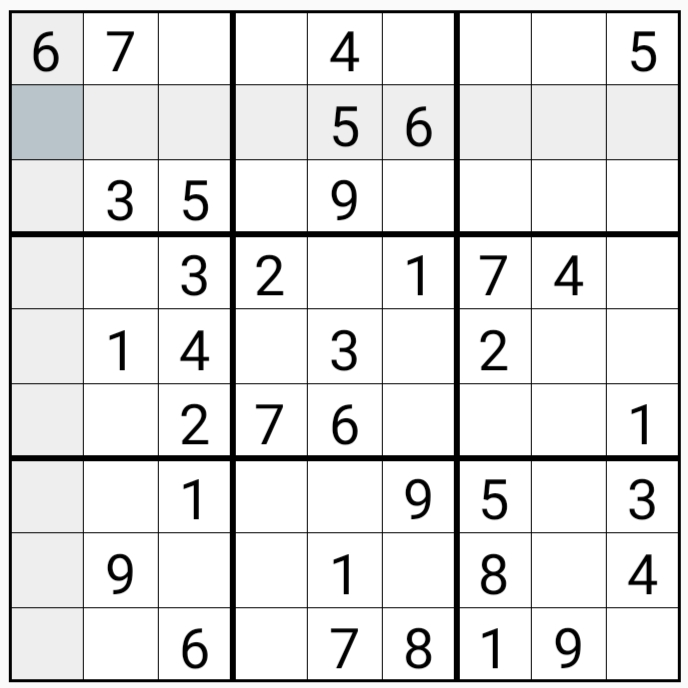
#> input picture till 2022/Sudoku/ImgSud2.jpg, 688 x 688 px
$ jupyter execute --allow-errors sudFromImg.ipynb
#> lines starting #> are read from the running program, lines starting #| are printed output that depends on the picture; after the words box and inside, x2 and y2 are one past the last pixel; in counts of white or black regions, pixels touching at a corner belong together
#> further down, img is the input picture: shape (688, 688, 3); mean B, G, R 227.3, 227.2, 227.1
[cell 1]
import cv2
from numpy import *

# [22 lines left out: functions fillNum, Number, not called in this run]

def clearImage():
    _,th=cv2.threshold(img,120,255,cv2.THRESH_BINARY)
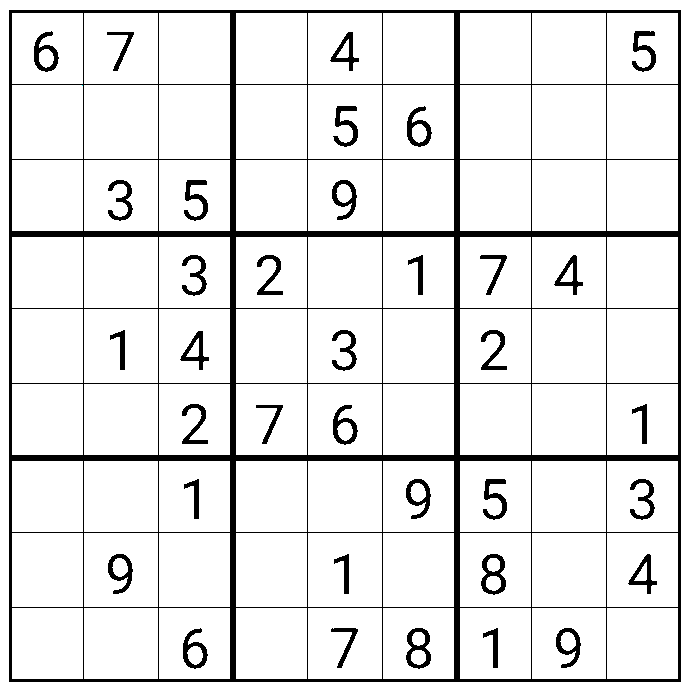
#> th: shape (688, 688, 3); mean B, G, R 231.2, 231.2, 231.2
    kernal=ones([3,3],uint8)
    erosion=cv2.erode(th,kernal)
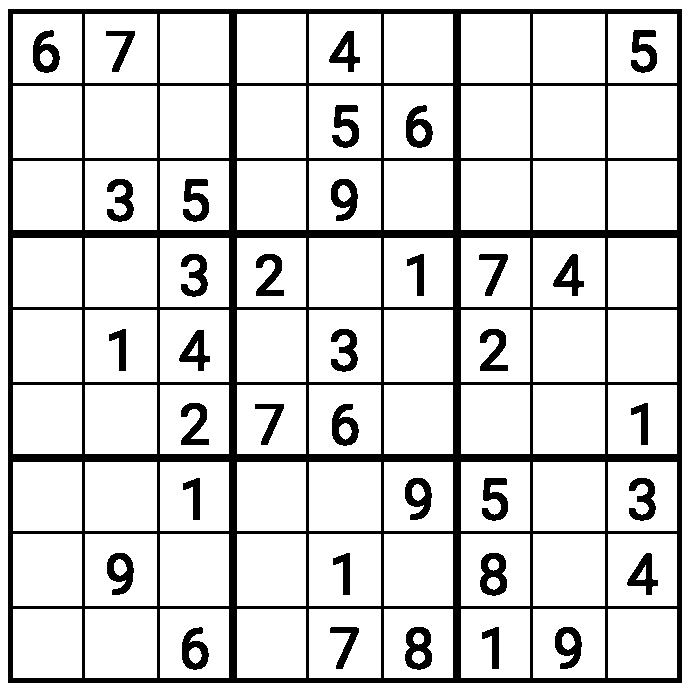
#> erosion: shape (688, 688, 3); mean B, G, R 213.5, 213.5, 213.5
    return erosion

def detect(temp):
    corners=cv2.goodFeaturesToTrack(temp,150,0.01,10)
    corners =int0(corners)
    points=[]
    for i in corners:
        x,y=i.ravel()
        points.append((x,y))
    return min(points),max(points)

def getPoints(erosion):
    temp=zeros([img.shape[0],img.shape[1]],uint8)
    temp[:]=255
    edge=cv2.Canny(erosion,108,22,apertureSize=3)
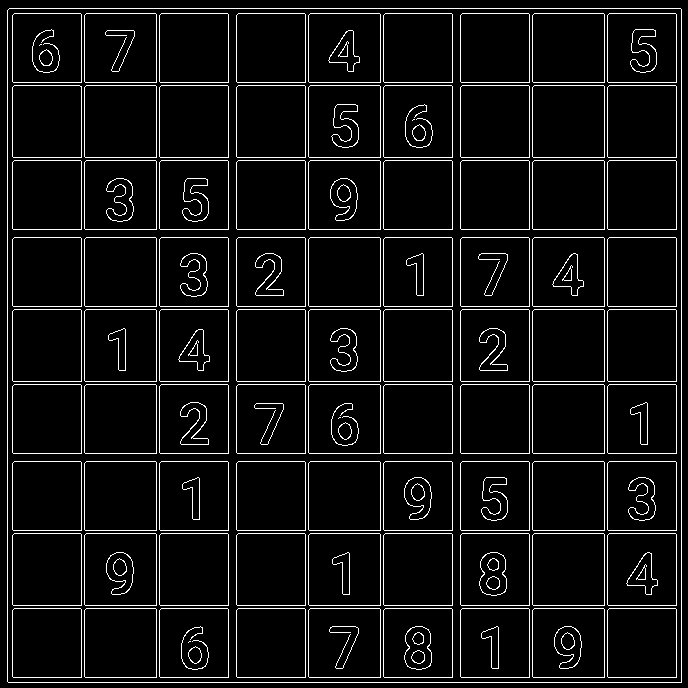
#> edge: shape (688, 688); 6.5% white in thin lines or dots
    lines=cv2.HoughLines(edge,1,pi/180,200)
#> lines = 40 rows, first 8: [681, 0], [682, 1.57], [7, 0], [8, 1.57], [81, 0], [156, 0], [228, 0], [305, 0]
    for line in lines:
        rho,theta=line[0]
        a=cos(theta)
        b=sin(theta)
        x0=a*rho
        y0=b*rho
        x1=int(x0+1000*(-b))
        y1=int(y0+1000*a)
        x2=int(x0-1000*(-b))
        y2=int(y0-1000*a)
        cv2.line(temp,(x1,y1),(x2,y2),0,2)
#> this loop made 40 passes
#> (rho, theta, a, b, x0, y0, x1, y1) on passes 1 to 12: (681, 0, 1, 0, 681, 0, 681, 1000), (682, 1.57, -4.37e-08, 1, -2.98e-05, 682, -1000, 681), (7, 0, 1, 0, 7, 0, 7, 1000), (8, 1.57, -4.37e-08, 1, -3.5e-07, 8, -1000, 7), (81, 0, 1, 0, 81, 0, 81, 1000), (156, 0, 1, 0, 156, 0, 156, 1000), (228, 0, 1, 0, 228, 0, 228, 1000), (305, 0, 1, 0, 305, 0, 305, 1000), (380, 0, 1, 0, 380, 0, 380, 1000), (452, 0, 1, 0, 452, 0, 452, 1000), (529, 0, 1, 0, 529, 0, 529, 1000), (604, 0, 1, 0, 604, 0, 604, 1000)
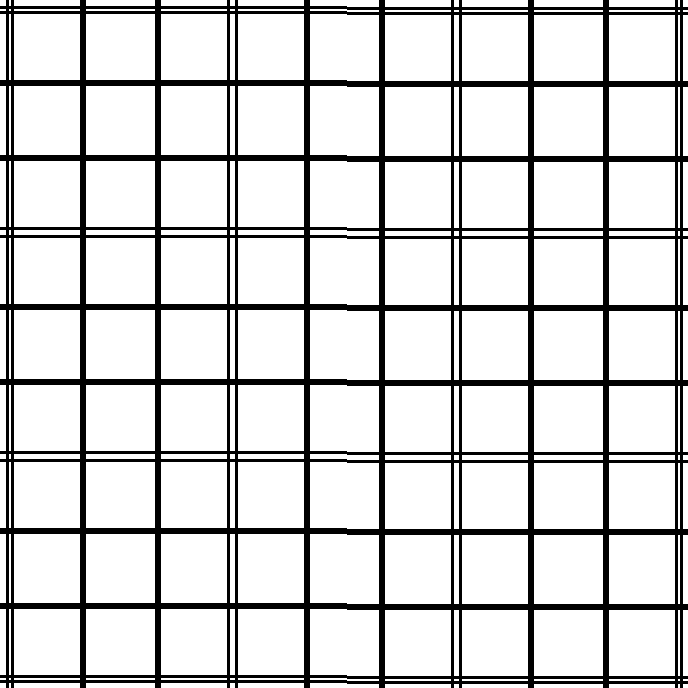
#> temp: shape (688, 688); 83.3% white; 1 black region, box (x1, y1, x2, y2) and area: (0, 0, 688, 688) 78960
    return detect(temp)
#> in detect, `corners=cv2.goodFeaturesToTrack(temp,150,0.01,10)`: corners = 150 rows, first 8: [679, 680], [10, 679], [679, 11], [10, 10], [609, 680], [534, 680], [462, 680], [450, 680]

# [72 lines left out: functions getArray, rules, filled, isVacant, UniqueNumber, EliminatingBoxes and 1 more, not called in this run]


img=cv2.imread('ImgSud2.jpg',1)
cv2.imshow('img',img)
erosion=clearImage()
#> (the rest of this cell did not finish here and is left out)

$ run again, with till 2022/Sudoku/ImgSud1.jpg copied over till 2022/Sudoku/ImgSud2.jpg
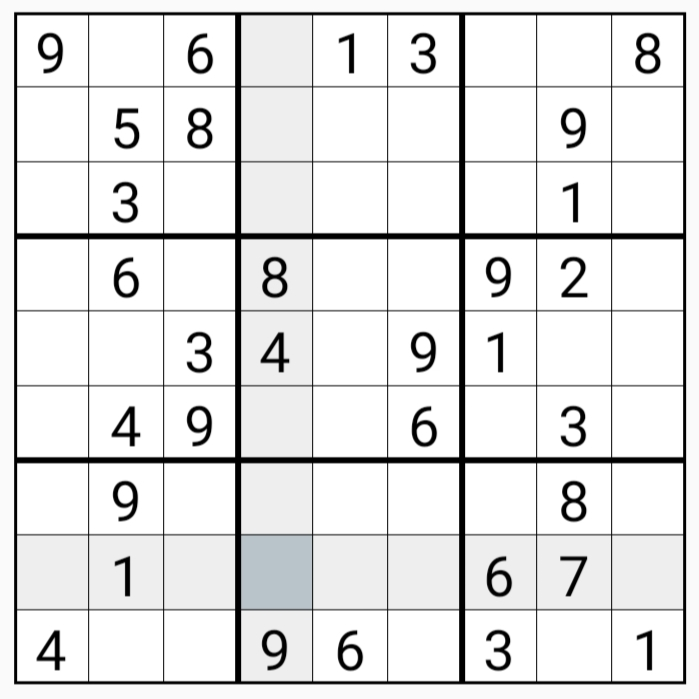
#> input picture till 2022/Sudoku/ImgSud1.jpg, 699 x 699 px
#> img is the input picture: shape (699, 699, 3); mean B, G, R 228.2, 228.2, 228.1
#> in getPoints, `edge=cv2.Canny(erosion,108,22,apertureSize=3)`:
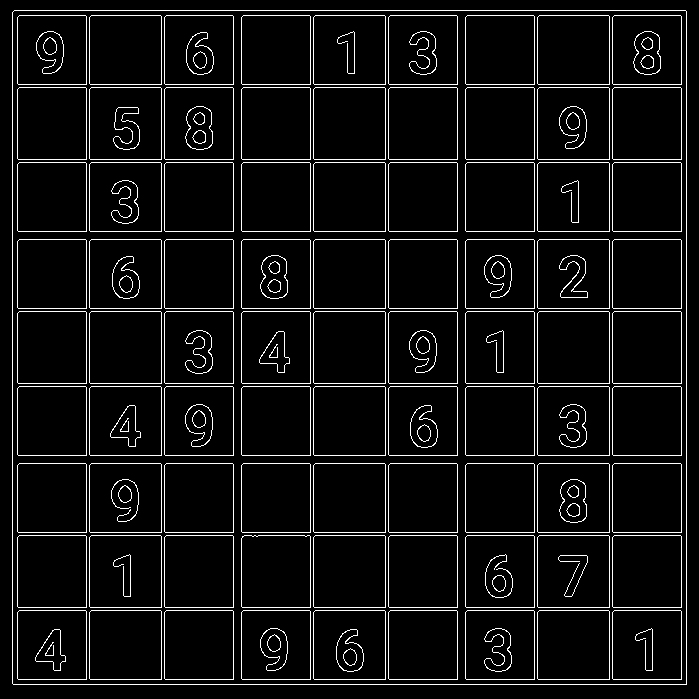
#> edge: shape (699, 699); 6.3% white in thin lines or dots
#> lines = 40 rows, first 8: [686, 0], [684, 1.57], [12, 0], [10, 1.57], [86, 0], [161, 0], [233, 0], [310, 0]
#> the loop in getPoints, `for line in lines:` made 40 passes
#> (rho, theta, a, b, x0, y0, x1, y1) on passes 1 to 8: (686, 0, 1, 0, 686, 0, 686, 1000), (684, 1.57, -4.37e-08, 1, -2.99e-05, 684, -1000, 683), (12, 0, 1, 0, 12, 0, 12, 1000), (10, 1.57, -4.37e-08, 1, -4.37e-07, 10, -1000, 9), (86, 0, 1, 0, 86, 0, 86, 1000), (161, 0, 1, 0, 161, 0, 161, 1000), (233, 0, 1, 0, 233, 0, 233, 1000), (310, 0, 1, 0, 310, 0, 310, 1000)
#> after the loop in getPoints, `for line in lines:`:
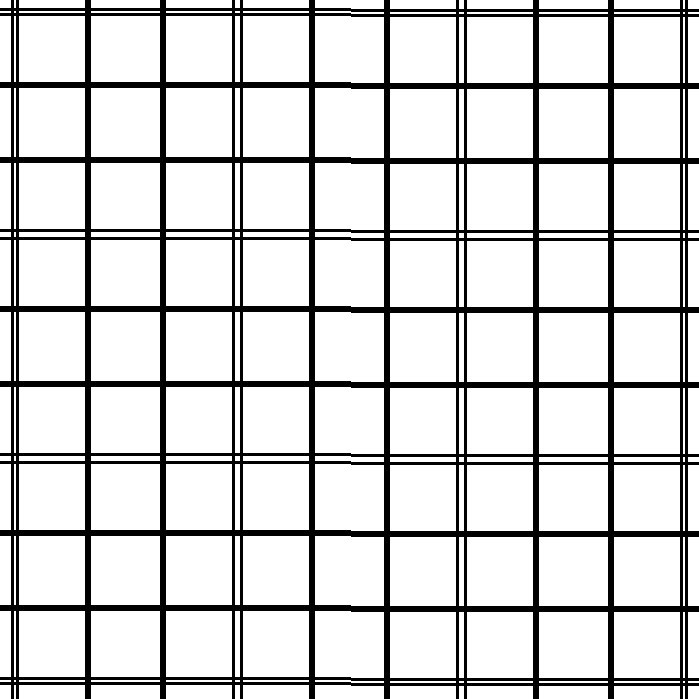
#> temp: shape (699, 699); 83.6% white; 1 black region, box (x1, y1, x2, y2) and area: (0, 0, 699, 699) 80280
#> corners = 150 rows, first 8: [684, 682], [15, 681], [684, 13], [15, 12], [614, 682], [539, 682], [467, 682], [455, 682]

$ run again, with till 2022/Sudoku/ImgSud4.jpg copied over till 2022/Sudoku/ImgSud2.jpg
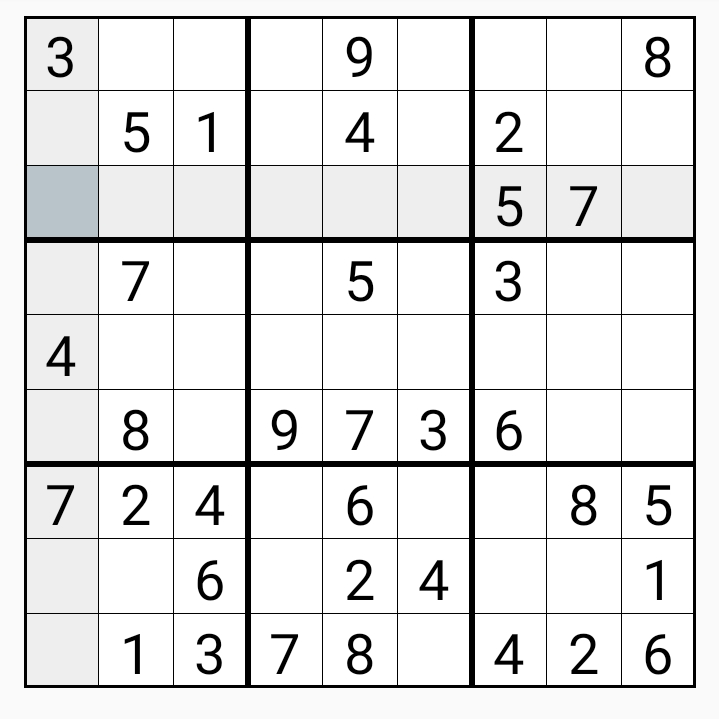
#> input picture till 2022/Sudoku/ImgSud4.jpg, 719 x 719 px
#> img is the input picture: shape (719, 719, 3); mean B, G, R 229, 229, 228.9
#> th: shape (719, 719, 3); 91.3% white; 36 black regions, largest, box (x1, y1, x2, y2) and area: (24, 16, 696, 688) 31680, (123, 410, 148, 450) 475, (347, 634, 372, 674) 475
#> erosion: shape (719, 719, 3); 84.9% white; 36 black regions, largest, box (x1, y1, x2, y2) and area: (23, 15, 697, 689) 57376, (644, 36, 671, 78) 735, (122, 409, 149, 451) 735
#> in getPoints, `edge=cv2.Canny(erosion,108,22,apertureSize=3)`:
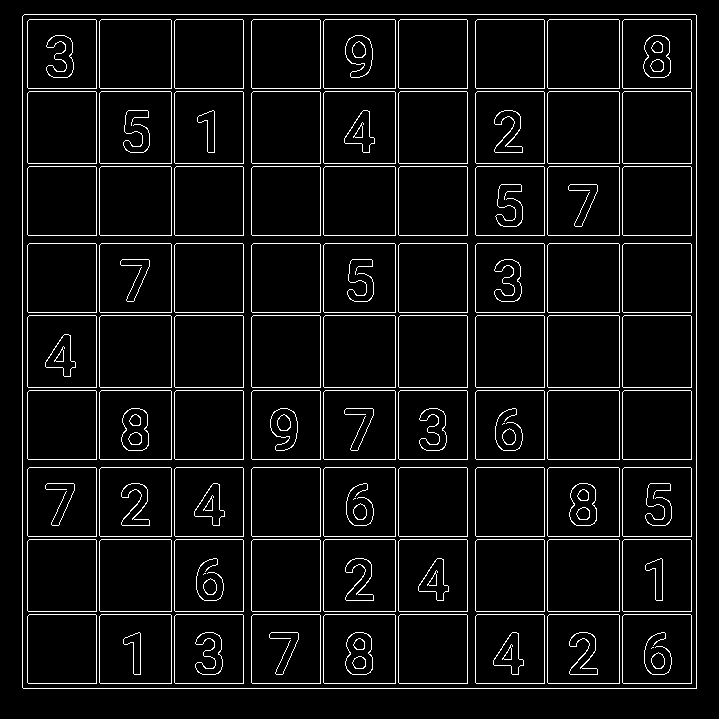
#> edge: shape (719, 719); 6% white in thin lines or dots, all inside (x1, y1, x2, y2) = (22, 14, 697, 689)
#> lines = 40 rows, first 8: [696, 0], [688, 1.57], [22, 0], [14, 1.57], [96, 0], [171, 0], [243, 0], [320, 0]
#> the loop in getPoints, `for line in lines:` made 40 passes
#> (rho, theta, a, b, x0, y0, x1, y1) on passes 1 to 8: (696, 0, 1, 0, 696, 0, 696, 1000), (688, 1.57, -4.37e-08, 1, -3.01e-05, 688, -1000, 687), (22, 0, 1, 0, 22, 0, 22, 1000), (14, 1.57, -4.37e-08, 1, -6.12e-07, 14, -1000, 13), (96, 0, 1, 0, 96, 0, 96, 1000), (171, 0, 1, 0, 171, 0, 171, 1000), (243, 0, 1, 0, 243, 0, 243, 1000), (320, 0, 1, 0, 320, 0, 320, 1000)
#> after the loop in getPoints, `for line in lines:`:
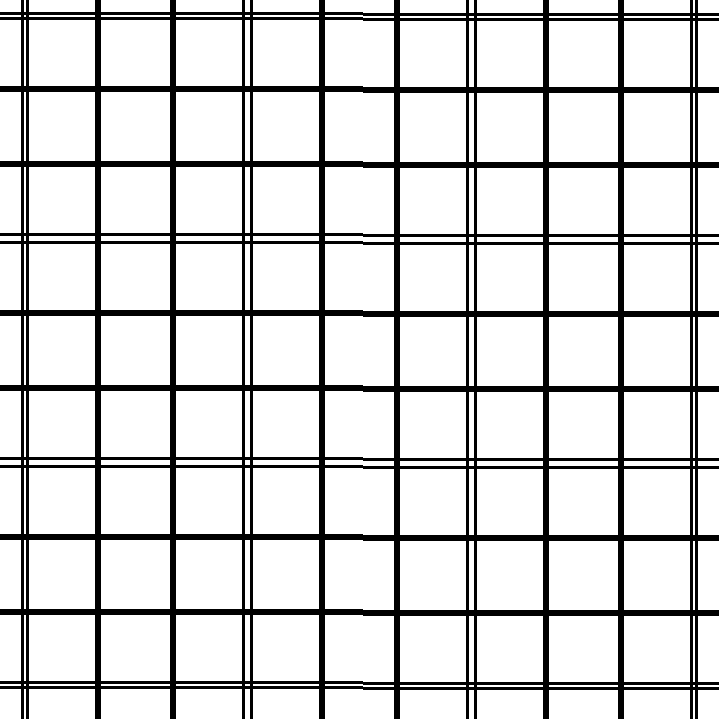
#> temp: shape (719, 719); 84% white; 1 black region, box (x1, y1, x2, y2) and area: (0, 0, 719, 719) 82680
#> corners = 150 rows, first 8: [694, 686], [25, 685], [694, 17], [25, 16], [624, 686], [549, 686], [477, 686], [465, 686]

$ run again, with till 2022/Sudoku/ImgSud6.jpg copied over till 2022/Sudoku/ImgSud2.jpg
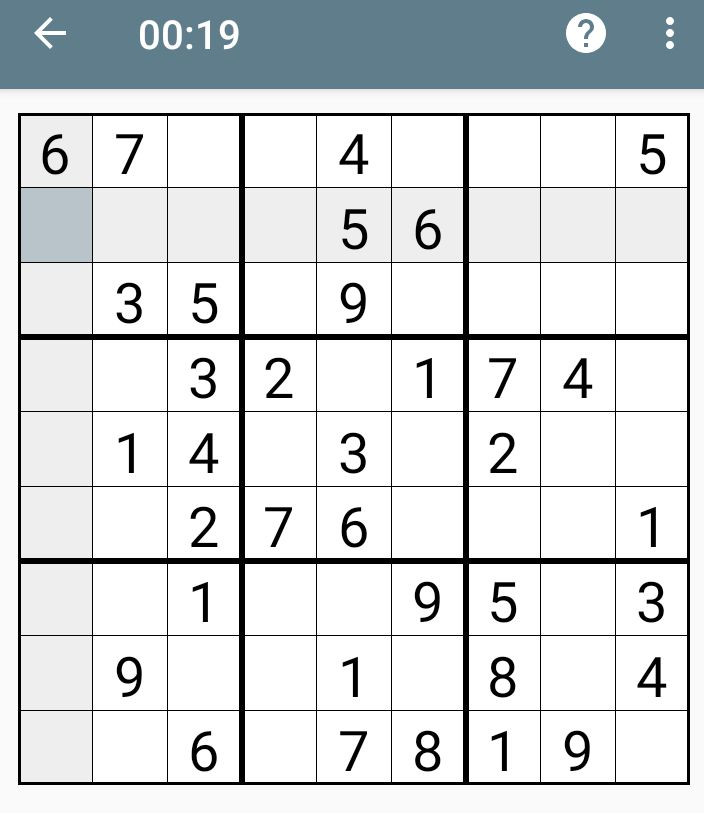
#> input picture till 2022/Sudoku/ImgSud6.jpg, 704 x 813 px
#> img is the input picture: shape (813, 704, 3); mean B, G, R 219.4, 217.9, 214.7
#> in getPoints, `edge=cv2.Canny(erosion,108,22,apertureSize=3)`:
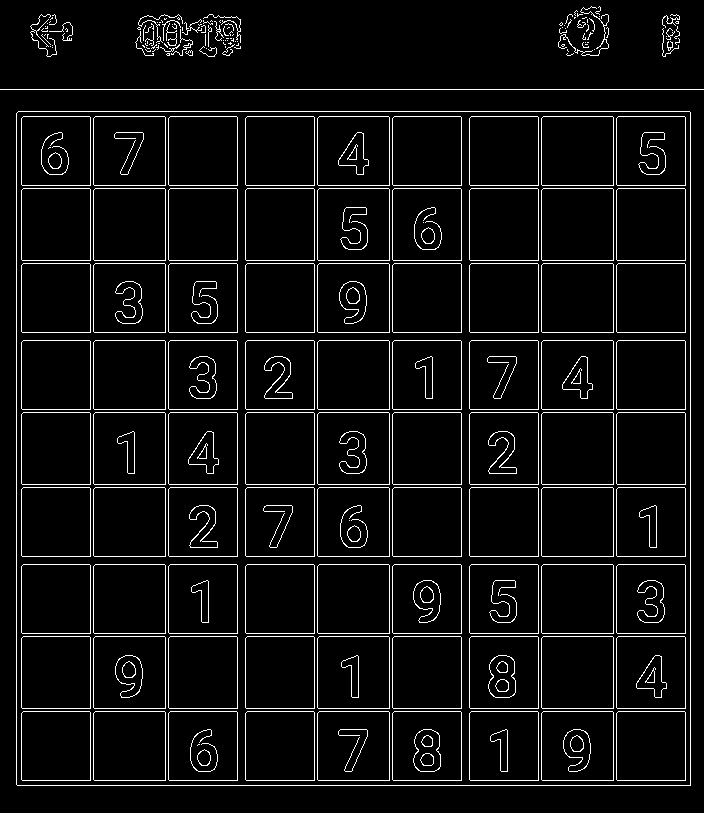
#> edge: shape (813, 704); 5.9% white in thin lines or dots
#> lines = 41 rows, first 8: [89, 1.57], [690, 0], [785, 1.57], [16, 0], [111, 1.57], [237, 0], [165, 0], [90, 0]
#> the loop in getPoints, `for line in lines:` made 41 passes
#> (rho, theta, a, b, x0, y0, x1, y1) on passes 1 to 8: (89, 1.57, -4.37e-08, 1, -3.89e-06, 89, -1000, 88), (690, 0, 1, 0, 690, 0, 690, 1000), (785, 1.57, -4.37e-08, 1, -3.43e-05, 785, -1000, 784), (16, 0, 1, 0, 16, 0, 16, 1000), (111, 1.57, -4.37e-08, 1, -4.85e-06, 111, -1000, 110), (237, 0, 1, 0, 237, 0, 237, 1000), (165, 0, 1, 0, 165, 0, 165, 1000), (90, 0, 1, 0, 90, 0, 90, 1000)
#> after the loop in getPoints, `for line in lines:`:
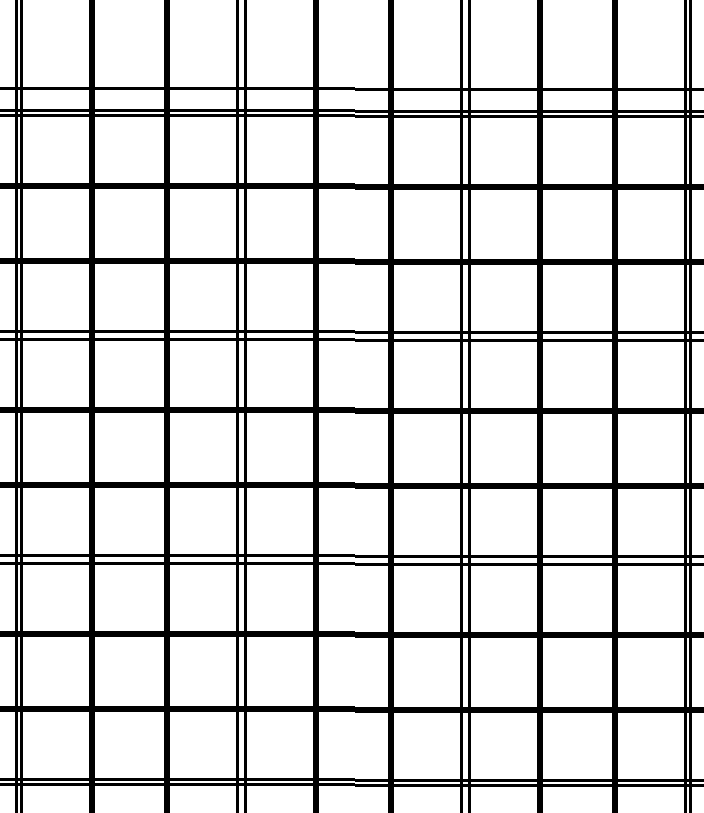
#> temp: shape (813, 704); 84.4% white; 1 black region, box (x1, y1, x2, y2) and area: (0, 0, 704, 813) 89352
#> corners = 150 rows, first 8: [688, 783], [19, 782], [688, 114], [19, 113], [618, 783], [543, 783], [471, 783], [459, 783]
